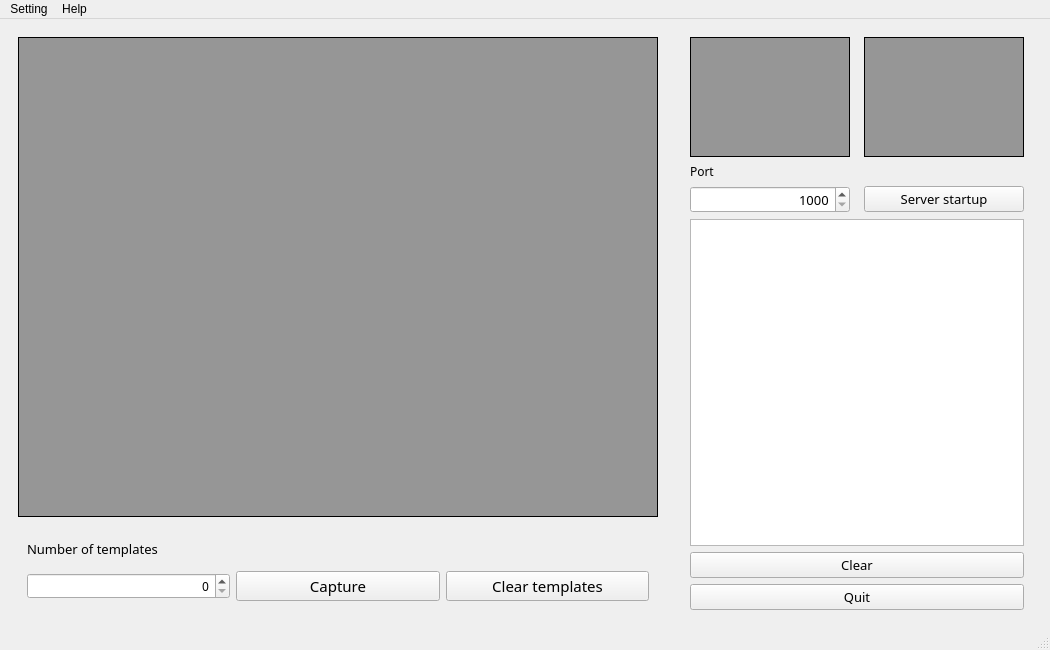
<?xml version="1.0" encoding="UTF-8"?>
<ui version="4.0">
 <class>MainWindow</class>
 <widget class="QMainWindow" name="MainWindow">
  <property name="geometry">
   <rect>
    <x>0</x>
    <y>0</y>
    <width>1050</width>
    <height>650</height>
   </rect>
  </property>
  <property name="minimumSize">
   <size>
    <width>1050</width>
    <height>650</height>
   </size>
  </property>
  <property name="maximumSize">
   <size>
    <width>1050</width>
    <height>650</height>
   </size>
  </property>
  <property name="windowTitle">
   <string>MainWindow</string>
  </property>
  <widget class="QWidget" name="centralwidget">
   <layout class="QHBoxLayout" name="horizontalLayout">
    <item>
     <widget class="QWidget" name="widget_2" native="true">
      <layout class="QGridLayout" name="gridLayout_2">
       <item row="0" column="0">
        <widget class="QLabel" name="screen">
         <property name="minimumSize">
          <size>
           <width>640</width>
           <height>480</height>
          </size>
         </property>
         <property name="maximumSize">
          <size>
           <width>640</width>
           <height>480</height>
          </size>
         </property>
         <property name="styleSheet">
          <string notr="true">border-color: rgb(0, 0, 0);
border-width: 1px;
border-style: solid;
background-color: rgba(0, 0, 0, 95);
</string>
         </property>
         <property name="text">
          <string>&lt;html&gt;&lt;head/&gt;&lt;body&gt;&lt;p align=&quot;center&quot;&gt;&lt;br/&gt;&lt;/p&gt;&lt;/body&gt;&lt;/html&gt;</string>
         </property>
        </widget>
       </item>
       <item row="1" column="0">
        <widget class="QWidget" name="widget_3" native="true">
         <layout class="QGridLayout" name="gridLayout_3">
          <item row="2" column="2">
           <widget class="QPushButton" name="capture">
            <property name="font">
             <font>
              <family>Corbel</family>
              <pointsize>11</pointsize>
              <weight>50</weight>
              <italic>false</italic>
              <bold>false</bold>
             </font>
            </property>
            <property name="cursor">
             <cursorShape>PointingHandCursor</cursorShape>
            </property>
            <property name="text">
             <string>Capture</string>
            </property>
           </widget>
          </item>
          <item row="2" column="3">
           <widget class="QPushButton" name="clear_templates">
            <property name="font">
             <font>
              <family>Corbel</family>
              <pointsize>11</pointsize>
             </font>
            </property>
            <property name="cursor">
             <cursorShape>PointingHandCursor</cursorShape>
            </property>
            <property name="text">
             <string>Clear templates</string>
            </property>
           </widget>
          </item>
          <item row="2" column="1">
           <widget class="QSpinBox" name="num_of_tem">
            <property name="minimumSize">
             <size>
              <width>0</width>
              <height>0</height>
             </size>
            </property>
            <property name="font">
             <font>
              <family>Corbel</family>
              <pointsize>9</pointsize>
             </font>
            </property>
            <property name="layoutDirection">
             <enum>Qt::LeftToRight</enum>
            </property>
            <property name="alignment">
             <set>Qt::AlignRight|Qt::AlignTrailing|Qt::AlignVCenter</set>
            </property>
            <property name="maximum">
             <number>8</number>
            </property>
            <property name="stepType">
             <enum>QAbstractSpinBox::DefaultStepType</enum>
            </property>
            <property name="value">
             <number>0</number>
            </property>
           </widget>
          </item>
          <item row="0" column="1">
           <widget class="QLabel" name="label_2">
            <property name="font">
             <font>
              <family>Corbel</family>
              <pointsize>10</pointsize>
             </font>
            </property>
            <property name="text">
             <string>Number of templates</string>
            </property>
           </widget>
          </item>
         </layout>
        </widget>
       </item>
      </layout>
     </widget>
    </item>
    <item>
     <widget class="QWidget" name="widget" native="true">
      <layout class="QGridLayout" name="gridLayout">
       <item row="1" column="0">
        <widget class="QLabel" name="label">
         <property name="font">
          <font>
           <family>DengXian</family>
          </font>
         </property>
         <property name="text">
          <string>Port</string>
         </property>
        </widget>
       </item>
       <item row="2" column="1">
        <widget class="QPushButton" name="Server_startup">
         <property name="font">
          <font>
           <family>Corbel</family>
           <pointsize>10</pointsize>
          </font>
         </property>
         <property name="cursor">
          <cursorShape>PointingHandCursor</cursorShape>
         </property>
         <property name="text">
          <string>Server startup</string>
         </property>
        </widget>
       </item>
       <item row="6" column="0" colspan="2">
        <widget class="QPushButton" name="clear_button">
         <property name="font">
          <font>
           <family>Corbel</family>
           <pointsize>10</pointsize>
          </font>
         </property>
         <property name="cursor">
          <cursorShape>PointingHandCursor</cursorShape>
         </property>
         <property name="text">
          <string>Clear</string>
         </property>
        </widget>
       </item>
       <item row="2" column="0">
        <widget class="QSpinBox" name="port">
         <property name="font">
          <font>
           <family>DengXian</family>
           <pointsize>10</pointsize>
          </font>
         </property>
         <property name="alignment">
          <set>Qt::AlignRight|Qt::AlignTrailing|Qt::AlignVCenter</set>
         </property>
         <property name="minimum">
          <number>1000</number>
         </property>
         <property name="maximum">
          <number>99999</number>
         </property>
         <property name="value">
          <number>1000</number>
         </property>
        </widget>
       </item>
       <item row="0" column="1">
        <widget class="QLabel" name="captured_image">
         <property name="minimumSize">
          <size>
           <width>160</width>
           <height>120</height>
          </size>
         </property>
         <property name="maximumSize">
          <size>
           <width>160</width>
           <height>120</height>
          </size>
         </property>
         <property name="styleSheet">
          <string notr="true">border-color: rgb(0, 0, 0);
border-width: 1px;
border-style: solid;
background-color: rgba(0, 0, 0, 95);
</string>
         </property>
         <property name="text">
          <string>&lt;html&gt;&lt;head/&gt;&lt;body&gt;&lt;p align=&quot;center&quot;&gt;&lt;br/&gt;&lt;/p&gt;&lt;/body&gt;&lt;/html&gt;</string>
         </property>
        </widget>
       </item>
       <item row="0" column="0">
        <widget class="QLabel" name="original_image">
         <property name="minimumSize">
          <size>
           <width>160</width>
           <height>120</height>
          </size>
         </property>
         <property name="maximumSize">
          <size>
           <width>160</width>
           <height>120</height>
          </size>
         </property>
         <property name="styleSheet">
          <string notr="true">border-color: rgb(0, 0, 0);
border-width: 1px;
border-style: solid;
background-color: rgba(0, 0, 0, 95);
</string>
         </property>
         <property name="text">
          <string>&lt;html&gt;&lt;head/&gt;&lt;body&gt;&lt;p align=&quot;center&quot;&gt;&lt;br/&gt;&lt;/p&gt;&lt;/body&gt;&lt;/html&gt;</string>
         </property>
        </widget>
       </item>
       <item row="7" column="0" colspan="2">
        <widget class="QPushButton" name="quit_button">
         <property name="font">
          <font>
           <family>Corbel</family>
           <pointsize>10</pointsize>
          </font>
         </property>
         <property name="cursor">
          <cursorShape>PointingHandCursor</cursorShape>
         </property>
         <property name="text">
          <string>Quit</string>
         </property>
        </widget>
       </item>
       <item row="4" column="0" colspan="2">
        <widget class="QTextBrowser" name="log">
         <property name="font">
          <font>
           <family>DengXian</family>
           <pointsize>10</pointsize>
          </font>
         </property>
         <property name="html">
          <string>&lt;!DOCTYPE HTML PUBLIC &quot;-//W3C//DTD HTML 4.0//EN&quot; &quot;http://www.w3.org/TR/REC-html40/strict.dtd&quot;&gt;
&lt;html&gt;&lt;head&gt;&lt;meta name=&quot;qrichtext&quot; content=&quot;1&quot; /&gt;&lt;style type=&quot;text/css&quot;&gt;
p, li { white-space: pre-wrap; }
&lt;/style&gt;&lt;/head&gt;&lt;body style=&quot; font-family:'DengXian'; font-size:10pt; font-weight:400; font-style:normal;&quot;&gt;
&lt;p style=&quot;-qt-paragraph-type:empty; margin-top:0px; margin-bottom:0px; margin-left:0px; margin-right:0px; -qt-block-indent:0; text-indent:0px; font-family:'DS ISO 1'; font-size:12pt;&quot;&gt;&lt;br /&gt;&lt;/p&gt;
&lt;p style=&quot;-qt-paragraph-type:empty; margin-top:0px; margin-bottom:0px; margin-left:0px; margin-right:0px; -qt-block-indent:0; text-indent:0px; font-family:'DS ISO 1'; font-size:12pt;&quot;&gt;&lt;br /&gt;&lt;/p&gt;&lt;/body&gt;&lt;/html&gt;</string>
         </property>
        </widget>
       </item>
      </layout>
     </widget>
    </item>
   </layout>
  </widget>
  <widget class="QMenuBar" name="menubar">
   <property name="geometry">
    <rect>
     <x>0</x>
     <y>0</y>
     <width>1050</width>
     <height>26</height>
    </rect>
   </property>
   <widget class="QMenu" name="menuSetting">
    <property name="title">
     <string>Setting</string>
    </property>
    <widget class="QMenu" name="menuCamera">
     <property name="font">
      <font>
       <family>Corbel</family>
      </font>
     </property>
     <property name="title">
      <string>Camera</string>
     </property>
     <addaction name="actionLocal_Camera"/>
     <addaction name="separator"/>
     <addaction name="actionIP_Camera"/>
    </widget>
    <addaction name="menuCamera"/>
   </widget>
   <widget class="QMenu" name="menuHelp">
    <property name="title">
     <string>Help</string>
    </property>
    <addaction name="actionAbout"/>
    <addaction name="actionIP_Camera_Setting"/>
   </widget>
   <addaction name="menuSetting"/>
   <addaction name="menuHelp"/>
  </widget>
  <widget class="QStatusBar" name="statusbar"/>
  <action name="actionAbout">
   <property name="text">
    <string>About</string>
   </property>
   <property name="font">
    <font>
     <family>Corbel</family>
    </font>
   </property>
  </action>
  <action name="actionLocal_Camera">
   <property name="text">
    <string>Local Camera</string>
   </property>
   <property name="font">
    <font>
     <family>Corbel</family>
    </font>
   </property>
  </action>
  <action name="actionIP_Camera">
   <property name="text">
    <string>IP Camera</string>
   </property>
  </action>
  <action name="actionQuit">
   <property name="text">
    <string>Quit</string>
   </property>
  </action>
  <action name="actionLogout">
   <property name="text">
    <string>Logout</string>
   </property>
  </action>
  <action name="actionIP_Camera_Setting">
   <property name="text">
    <string>IP Camera Setting</string>
   </property>
  </action>
 </widget>
 <resources/>
 <connections/>
</ui>
